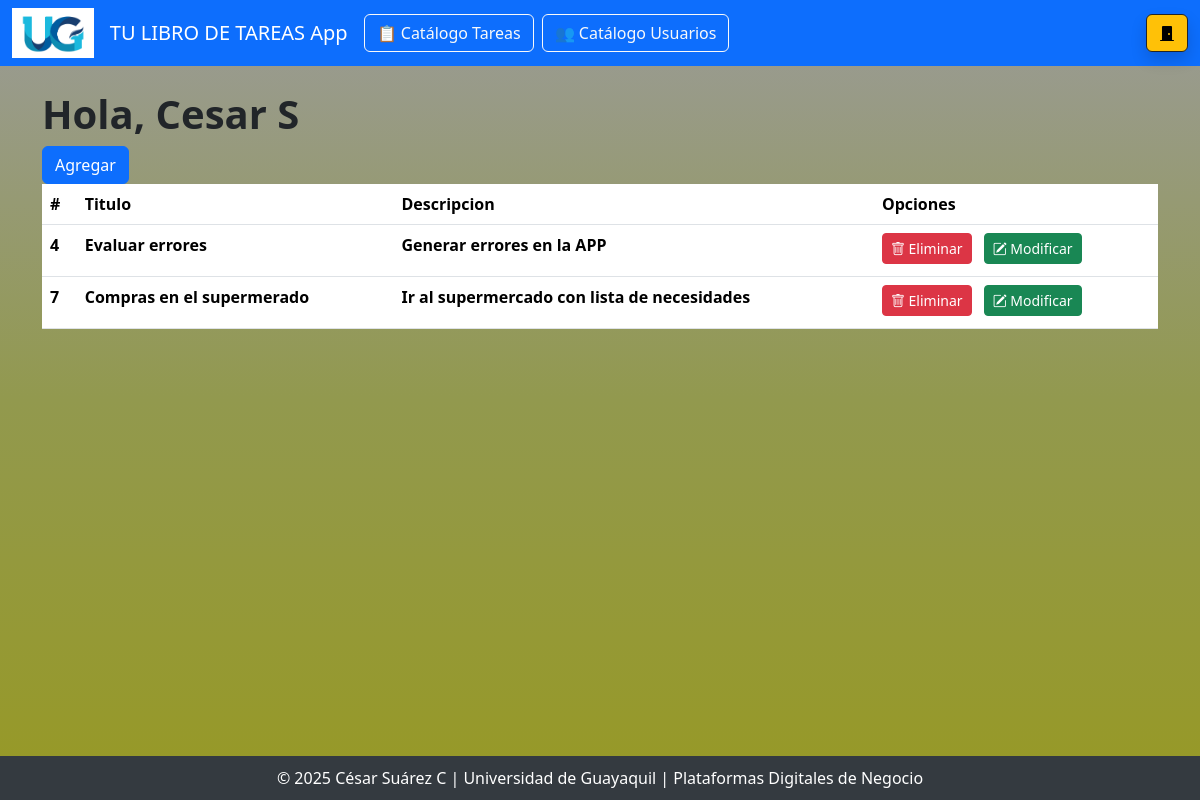
The app's page / (signed in) with its own data.
### main.py (models this page shows)
class Usuario(UserMixin, db.Model):
    id = db.Column(db.Integer, primary_key=True)
    username = db.Column(db.String(150), nullable=False, unique=True)
    email = db.Column(db.String(150), unique=True)
    password = db.Column(db.String(150))
    is_admin = db.Column(db.Boolean, default=False)
    tareas = db.relationship('Tarea', backref='usuario', lazy=True)

class Tarea(db.Model):
    id = db.Column(db.Integer, primary_key=True, autoincrement=True)
    titulo = db.Column(db.String(100), nullable=False)
    descripcion = db.Column(db.Text)
    fecha_creacion = db.Column(db.DateTime, default=datetime.datetime.now())
    usuario_id = db.Column(db.Integer, db.ForeignKey('usuario.id'), nullable=False)

### main.py (the view)
@app.route("/")
@login_required
def tarea_read():
    tareas = Tarea.query.filter_by(usuario_id=current_user.id).all()
    return render_template("index.html",tareas=tareas, user = current_user)

### main.py (called while the page is built)
@login_manager.user_loader
def load_user(user_id):
    return Usuario.query.get(int(user_id))

### templates/index.html (shortened to what this page needs)
{% extends "base.html" %}
{%block contenido %}
<h1 class="animate__animated animate__bounce fw-bold">Hola, {{ user.username }}</h1>
<a href="tarea_add"><button class="btn btn-primary">Agregar</button></a><br>
<table class="table">
    <thead>
        <tr>
            <th scope="col">#</th>
            <th scope="col">Titulo</th>
            <th scope="col">Descripcion</th>
            <th scope="col">Opciones</th>
        </tr>
    </thead>
    <tbody>
        {% for t in tareas %}
        <tr>
            <th scope="col">{{t.id}}</th>
            <th scope="col">{{t.titulo}}</th>
            <th scope="col">{{t.descripcion}}</th>
            <th scope="col"><a href="tarea_delete/{{t.id}}"class="btn btn-danger btn-sm me-2 mb-1">
                    <i class="bi bi-trash"></i> Eliminar
                </a>
                <a href="tarea_update/{{t.id}}"class="btn btn-success btn-sm mb-1">
                    <i class="bi bi-pencil-square"></i> Modificar
                </a><br>
            </th>
        </tr>
        {% endfor %}
    </tbody>
</table>
{% endblock %}

### templates/base.html (style rules this page uses)
body { background: linear-gradient(to bottom, #9a9b99, #92994e, #979924); min-height: 100vh; display: flex; flex-direction: column; }

### records on screen
Usuario: username "Cesar S"
Tarea: id "4", titulo "Evaluar errores", descripcion "Generar errores en la APP"
Tarea: id "7", titulo "Compras en el supermerado", descripcion "Ir al supermercado con lista de necesidades"
